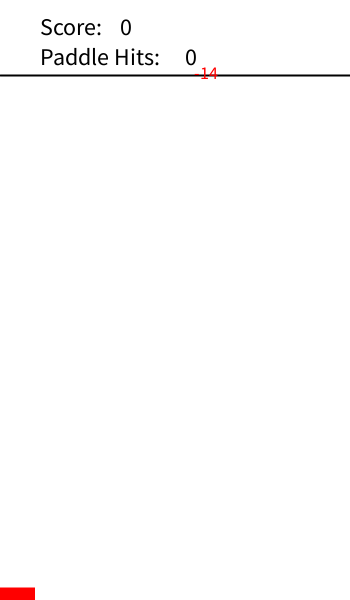
Frame 1 (no input)
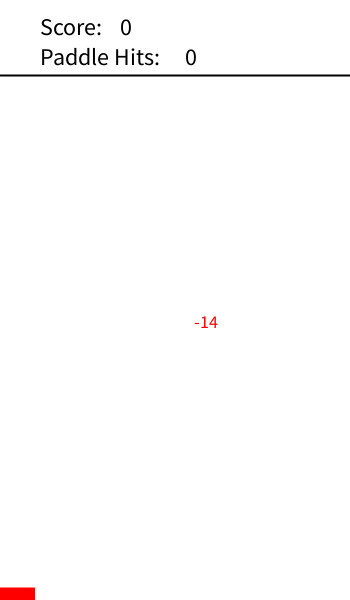
Frame 60 (the mouse pressed at the canvas centre just before this capture)
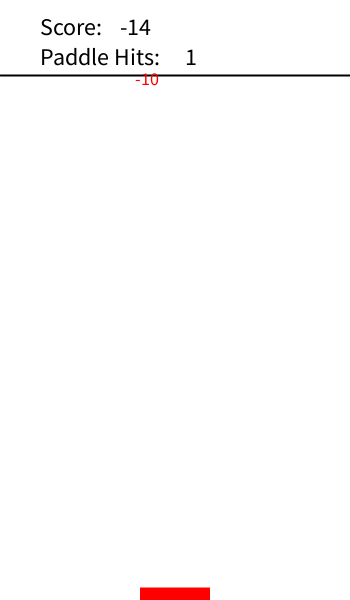
Frame 120 (the mouse held since frame 60 and released just before this capture)

The Processing sketch that drew these frames (run headless with seeded random() and noise(); from frame 60 on, the mouse is pressed at the canvas centre):

// Processing sketch: A4_basic_kjkeen
// ── A4_basic_kjkeen.pde
// Kevin Keen
// ID: 20720531

float gemX = random(0, 300), // Random Start Placement of Number
      gemY = 75; // Start Location of Number
int score = 0, // Score Counter
    paddleHits = 0, // Paddle Hits
    gem = int(random(-30, 30)), // Random Number
    scoreGem = int(random(-30, 30)); // Number For Score  
boolean win = false; // Won Yet?
   
void setup() {
  
  size(350, 600);
}

void draw() {
  
  background(255);
   
  // Black Line Divider
  strokeWeight(2);
  stroke(#000000);
  line(0, 75, 350, 75);
  
  // Red Slider
  noStroke();
  fill(#ff0000);
  rectMode(CENTER);
  rect(mouseX, 600, 70, 25);
  
  // Start Numbers Falling
  textSize(18);
  gemY = random(3,6) + gemY;
  text(gem, gemX, gemY);
 
  // Score Counter
  textSize(24);
  fill(#000000);
  noStroke();
  text("Score:", 40, 35);
  text(score, 120, 35);
  
  // Paddle Hits Counter
  textSize(24);
  fill(#000000);
  text("Paddle Hits:", 40, 65);
  text(paddleHits, 185, 65);
  
  // Conditions For Score Count & Paddle Hits
  if (mouseX + 35 >= gemX && mouseX - 35 <= gemX  //<>//
  && gemY >= 590) {
    println(score + "+" + gem + " and gemY = " + gemY); 
    scoreGem = int(random(-30, 30)); // Randomizing Number
    score += gem; // Add Number to Score Count
    paddleHits += 1; // When number touches paddle, +1
  }
  
  // Recycle Number If It Touches Floor
  if (gemY >= 590) {
  gemY = 75;
  gemX = random(0, 300);
  gem = int(random(-30,30));
  gemY = random(3,6) + gemY;
  }
  
  if (score >= 100) { // Stop Looping
  // Game Over Statement
  textAlign(CENTER);
  text("Game Over", 175, 250);
  textSize(18);
  text("You managed to play", 175, 300);
  text("my game bug-free!", 175, 325);
  text("Left-click to play again!", 175, 375);
  stroke(255, 0, 0);
  
  // Red Slider
  noStroke();
  fill(#ff0000);
  rectMode(CENTER);
  rect(mouseX, 600, 70, 25);
  
  // Score Counter
  textSize(24);
  textAlign(LEFT);
  fill(#ff0000);
  noStroke();
  text("Score:", 40, 35);
  text(score, 120, 35);
  
  win = true;  // If player wins, its true
  gemY = -10; // Stop Number From Continuing to Fall Down //<>//
 }
}

void mousePressed() {
  
  if (score >= 100) {// Did we win? If so, reset game
  gemY = 75;
  score = 0;
  paddleHits = 0; 
  }  
}
